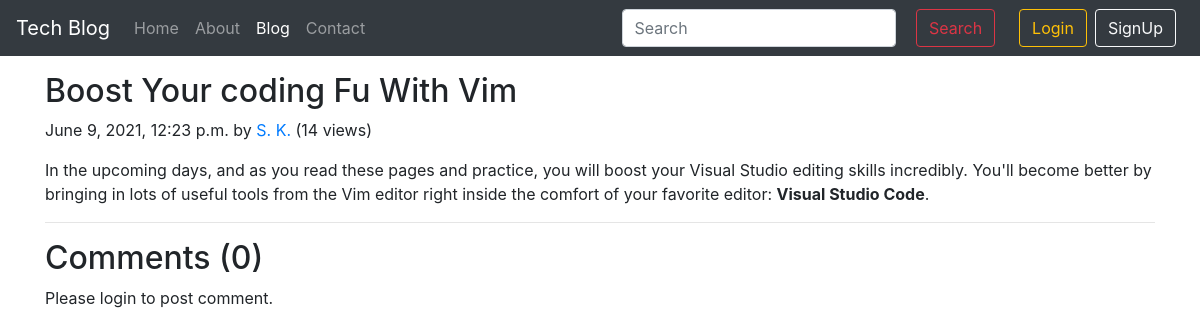
The page /blog/boost-your-coding-fu-with-vim on the database its author committed.
### blog/models.py (models this page shows, shortened)
class Post(models.Model):
    sno = models.AutoField(primary_key=True)
    title = models.CharField(max_length=255)
    content = models.TextField()
    noOfViews = models.IntegerField(default=0)
    author = models.CharField(max_length=13)
    slug = models.CharField(max_length=130, default="")
    timeStamp = models.DateTimeField(blank=True)

### blog/views.py (the view)
# urls.py: path("<str:slug>", views.blogPost, name="blogPost"),
def blogPost(request, slug):
    post = Post.objects.filter(slug=slug).first()
    post.noOfViews += 1
    post.save()
    comments = BlogComment.objects.filter(post=post, parent=None)
    replies = BlogComment.objects.filter(post=post).exclude(parent=None)
    replyDict = {}
    for reply in replies:
        if reply.parent.sno not in replyDict.keys():
            replyDict[reply.parent.sno] = [reply]  # creating a list
        else:
            replyDict[reply.parent.sno].append(reply)  # appending to the list
    context = {"post": post, "comments": comments, "user": request.user, "replyDict": replyDict}
    return render(request, "blog/blogPost.html", context)

### templates/blog/blogPost.html (shortened to what this page needs)
{% extends 'base.html' %}
{% block blogactive %} active {% endblock blogactive %}
{% block body %}
{% load humanize %}
{% load extras %}
<div class="container my-3">
    <h2 class="blog-post-title">{{post.title}}</h2>
    <p class="blog-post-meta">{{post.timeStamp}} by <a href="/about">{{post.author}}</a>
    <span>({{ post.noOfViews }} views)</span>
    </p>
    <p>{{post.content | safe}}</p>
    <hr>
</div>
<div class="container">
    <h2>Comments ({{ comments.count }})</h2>
    <div class="my-2">
        {% if user.is_authenticated %}
        <form action="/blog/postComment" method="POST"> {% csrf_token %}
            <div class="form-group">
                <label for="comment">Post Your Comment Here</label>
                <input type="text" class="form-control" name="comment" id="comment" placeholder="Enter comment here">
                <input type="hidden" name="parentSno" value="">
            </div>
            <input type="hidden" name="postSno" value="{{post.sno}}">
            <button type="submit" class="btn btn-primary">Submit</button>
        </form>
        {% else %}
        <p>Please login to post comment.</p>
        {% endif %}
    </div>
</div>
{% endblock body %}

### templates/base.html (shortened to what this page needs)
<!doctype html>
<html lang="en">
<head>
  <link rel="stylesheet" href="https://stackpath.bootstrapcdn.com/bootstrap/4.5.2/css/bootstrap.min.css"
>
</head>
<body>
  <nav class="navbar navbar-expand-lg navbar-dark bg-dark">
    <a class="navbar-brand" href="/">Tech Blog</a>
    <div class="collapse navbar-collapse" id="navbarSupportedContent">
      <ul class="navbar-nav mr-auto">
        <li class="nav-item {% block homeactive %}{% endblock homeactive %}">
          <a class="nav-link" href="/">Home <span class="sr-only">(current)</span></a>
        </li>
        <li class="nav-item {% block aboutactive %}{% endblock aboutactive %}">
          <a class="nav-link" href="/about">About</a>
        </li>
        <li class="nav-item {% block blogactive %}{% endblock blogactive %}">
          <a class="nav-link" href="/blog">Blog</a>
        </li>
        <li class="nav-item {% block contactactive %}{% endblock contactactive %}">
          <a class="nav-link" href="/contact">Contact</a>
        </li>
      </ul>
      <div class="ml-auto form-inline">
        <form class="my-2 my-lg-0 mx-3" method="GET" action="/search">
          <input class="form-control mr-sm-2" type="search" name="query" id="query" placeholder="Search"
            aria-label="Search">
          <button class="btn btn-outline-danger m-2 my-sm-0" type="submit">Search</button>
        </form>
        {% if user.is_authenticated %}
        <ul class="navbar-nav ml-auto">
          <li class="nav-item dropdown mr-2">
            <a class="nav-link dropdown-toggle" data-toggle="dropdown" href="#" role="button" aria-haspopup="true"
              aria-expanded="false">Welcome {{request.user}}</a>
            <div class="dropdown-menu">
              <a class="dropdown-item" href="/logout">Logout</a>
            </div>
          </li>
        </ul>
        {% else %}
        <button type="button" class="btn btn-outline-warning mr-2" data-toggle="modal" data-target="#LoginModal">
          Login
        </button>
        <button type="button" class="btn btn-outline-light mr-2" data-toggle="modal" data-target="#SignupModal">
          SignUp
        </button>
        {% endif %}
      </div>
    </div>
  </nav>
  {% block body %}{% endblock body %}
</body>
</html>

### rows shown on the page
Post: title "Boost Your coding Fu With Vim", timeStamp "June 9, 2021, 12:23 p.m.", author "S. K.", noOfViews "14", content "In the upcoming days, and as you read these pages and practice, you will boost your Visual Studio editing skills incredibly. You'll become better by bringing in lots of useful tools from the Vim editor right inside the comfort of your favorite editor: Visual Studio Code ."

### other values the page prints
{{ comments.count }} "0"
